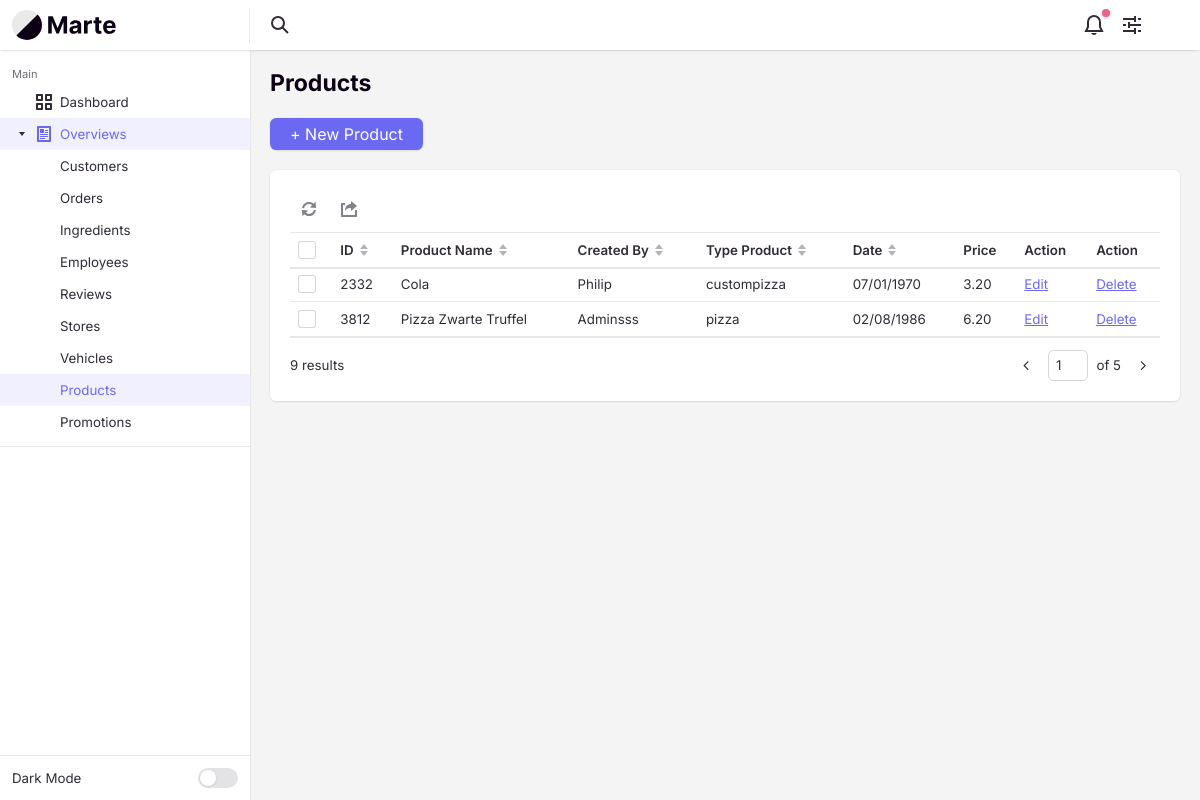
The app's page /Product/overview/, older data.
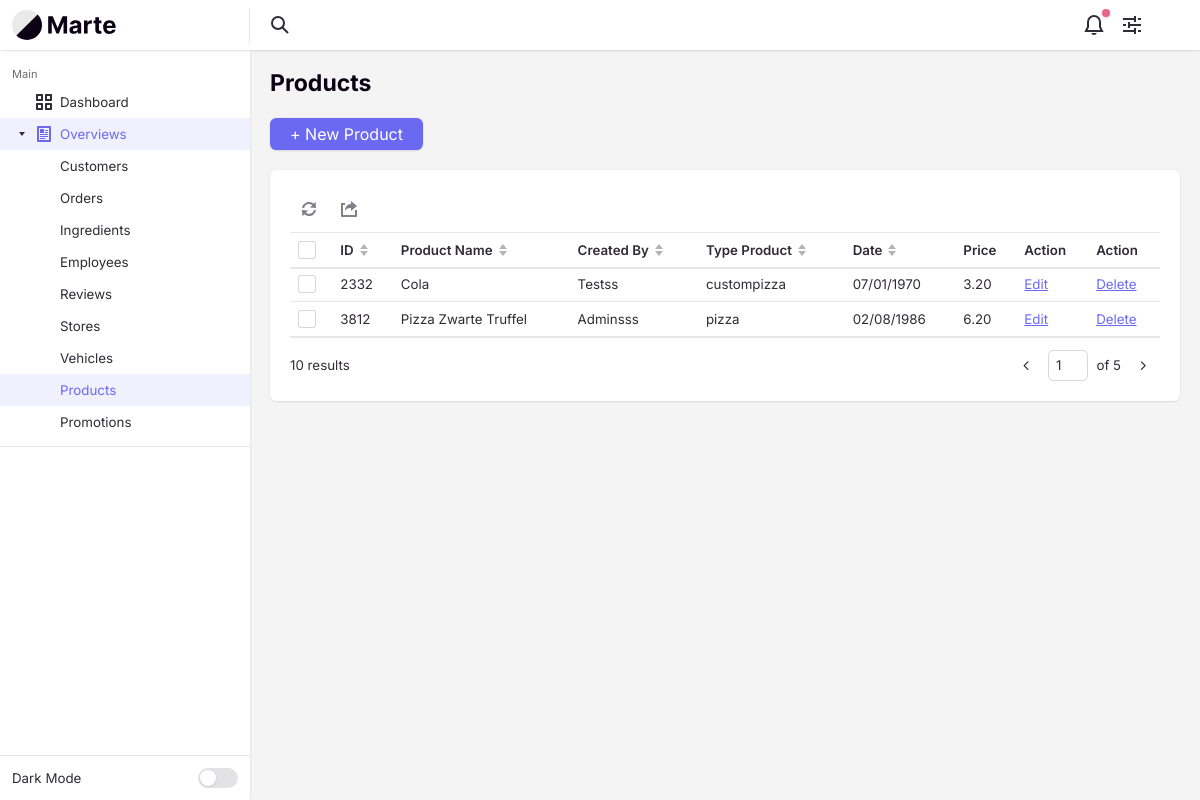
The same page, newer data.
### tables this page shows
CREATE TABLE `products` (
  `productId` varchar(4) NOT NULL,
  `productOwner` varchar(4) NOT NULL,
  `productName` varchar(255) NOT NULL,
  `productPrice` decimal(6,2) NOT NULL,
  `productType` enum('pizza','drink','coupon','snack','custompizza') NOT NULL,
  `productIsActive` tinyint(1) NOT NULL DEFAULT 1,
  `productCreateDate` int(10) NOT NULL,
  `productDescription` text DEFAULT NULL
);

CREATE TABLE `customers` (
  `customerId` varchar(4) NOT NULL,
  `customerFirstName` varchar(255) NOT NULL,
  `customerLastName` varchar(255) NOT NULL,
  `customerStreetName` varchar(255) NOT NULL,
  `customerZipCode` varchar(10) NOT NULL,
  `customerCity` varchar(50) NOT NULL,
  `customerEmail` varchar(255) NOT NULL,
  `customerPhone` varchar(255) NOT NULL,
  `customerType` enum('member','guest','admin') NOT NULL,
  `customerIsActive` tinyint(1) NOT NULL DEFAULT 1,
  `customerCreateDate` int(10) NOT NULL
);

### app/controllers/Product.php (called while the page is built, shortened)
<?php
class Product extends Controller
{
    private $productModel;
    public function __construct()
    {
        $this->productModel = $this->model('ProductModel');
    }
    public function overview($params)
    {
        $pageNumber = isset($params['page']) ? intval($params['page']) : 1;
        $recordsPerPage = 2;
        $offset = ($pageNumber - 1) * $recordsPerPage;
        $products = $this->productModel->getProductsByPagination($offset, $recordsPerPage);
        $countProducts = $this->productModel->getTotalProductsCount();
        $totalPages = ceil($countProducts / $recordsPerPage);
        $pageNumber = max(1, min($pageNumber, $totalPages));
        $data = [
            'products' => $products,
            'countProducts' => $countProducts,
            'currentPage' => $pageNumber,
            'recordsPerPage' => $recordsPerPage,
            'totalPages' => $totalPages,
        ];
        $this->view('backend/products/overview', $data);
    }
}

### app/libraries/Core.php (called while the page is built, shortened)
<?php
class Core
{
    protected $currentMethod = 'index';
    public function __construct()
    {
        $url = $this->getUrl();
        $this->currentController = new $this->currentController();
        if (isset($url[1])) {
            if (method_exists($this->currentController, $url[1])) {
                $this->currentMethod = $url[1];
            } else if (!empty($url[1])) {
                require APPROOT . '/views/includes/404.php';
                exit;
            }
        }
        $array = [];
        call_user_func_array([$this->currentController, $this->currentMethod], [$array]);
    }
    public function getUrl()
    {
        $incoming = $_SERVER['REQUEST_URI'];
        $incoming = str_replace("/pizzapalacebackend/", "", $incoming);
        if (isset($incoming)) {
            $incoming = trim($incoming, "/");
            $incoming = rtrim($incoming, "/");
            $url = filter_var($incoming, FILTER_SANITIZE_URL);
            $url = explode('/', $url);
            $urlController = $url[0];
            $urlAction = "";
            if (array_key_exists(1, $url)) {
                $urlAction = explode('?', $url[1])[0];
            }
            $urlSlug = $url;
            $output = [$urlController, $urlAction, $urlSlug];
            return $output;
        } else {
            return array('Pizza', 'overview');
        }
    }
}

### app/require.php (called while the page is built, shortened)
<?php
  require_once 'libraries/Core.php';
  require_once 'libraries/Controller.php';
  require_once 'libraries/Database.php';
  $init = new Core();

### public/index.php (called while the page is built)
<?php
  require_once '../app/require.php';
?>

### app/libraries/Database.php (called while the page is built, shortened)
<?php
  class Database {
    private $dbHost = DB_HOST;
    private $dbUser = DB_USER;
    private $dbPass = DB_PASS;
    private $dbName = DB_NAME;
    private $statement;
    private $dbHandler;
    public function __construct()
    {
      $conn = 'mysql:host=' . $this->dbHost . ";dbname=" . $this->dbName;
      $options = array(
        PDO::ATTR_PERSISTENT => true,
        PDO::ATTR_ERRMODE => PDO::ERRMODE_EXCEPTION,
        PDO::ATTR_EMULATE_PREPARES => false
      );
      try
      {
        $this->dbHandler = new PDO($conn, $this->dbUser, $this->dbPass, $options);
      }
      catch(PDOException $e) {
        $this->error = $e->getMessage();
        echo $this->error;
      }
    }
    public function query($sql) {
      $this->statement = $this->dbHandler->prepare($sql);
    }
    public function bind($parameter, $value, $type=null) {
      switch (is_null($type)) {
        case is_int($value):
          $type = PDO::PARAM_INT;
          break;
      }
      $this->statement->bindValue($parameter, $value, $type);
    }
    public function execute() {
      return $this->statement->execute();
    }
    public function resultSet() {
      $this->execute();
      return $this->statement->fetchAll(PDO::FETCH_OBJ);
    }
  }
?>

### app/models/ProductModel.php (called while the page is built, shortened)
<?php
class ProductModel
{
    private $db;
    public function __construct()
    {
        $this->db = new Database();
    }
    public function getProductsByPagination($offset, $limit)
    {
        $this->db->query("SELECT p.productId,
                                 p.productOwner,
                                 p.productName,
                                 p.productPrice,
                                 p.productType,
                                 p.productCreatedate,
                                 c.customerFirstname
                                 FROM products as p
                                 INNER JOIN customers as c ON p.productOwner = c.customerId
                                 WHERE productIsActive = 1
                                 LIMIT :offset, :limit");
        $this->db->bind(':offset', $offset);
        $this->db->bind('limit', $limit);
        return $this->db->resultSet();
    }
    public function getTotalProductsCount()
    {
        $this->db->query("SELECT COUNT(*) as total FROM products WHERE productIsActive = 1");
        $result = $this->db->single();
        return $result->total;
    }
}

### app/views/backend/products/overview.php (the view, shortened to what the changed rows need)
<?php require APPROOT . '/views/includes/head.php'; ?>
<div class="margin-bottom-md">
    <h1 class="text-lg">Products</h1>
</div>
<div class="margin-bottom-md">
    <div class="flex flex-wrap gap-sm items-center justify-between">
        <a class="btn btn--primary" href="<?= URLROOT ?>Product/create">+ New Product</a>
    </div>
</div>
<div class="bg radius-md padding-md inner-glow shadow-xs">
    <div class="int-table-actions padding-bottom-xxxs border-bottom border-alpha" data-table-controls="interactive-table-1">
        <menu class="menu-bar js-int-table-actions__no-items-selected js-menu-bar">
            <li class="menu-bar__item " role="menuitem">
            </li>
            <li class="menu-bar__item " role="menuitem">
                <svg class="icon menu-bar__icon" aria-hidden="true" viewBox="0 0 16 16">
                    <g>
                        <path d="M15,16H1c-0.6,0-1-0.4-1-1V3c0-0.6,0.4-1,1-1h3v2H2v10h12V9h2v6C16,15.6,15.6,16,15,16z"></path>
                        <path d="M10,3c-3.2,0-6,2.5-6,7c1.1-1.7,2.4-3,6-3v3l6-5l-6-5V3z"></path>
                    </g>
                </svg>
            </li>
        </menu>
    </div>
    <div id="interactive-table-1" class="int-table text-sm js-int-table">
        <div class="int-table__inner">
            <table class="int-table__table" aria-label="Interactive table example">
                <thead class="int-table__header js-int-table__header">
                    <tr class="int-table__row">
                        <td class="int-table__cell">
                            <div class="custom-checkbox int-table__checkbox">
                                <div class="custom-checkbox__control" aria-hidden="true"></div>
                            </div>
                        </td>
                        <th class="int-table__cell int-table__cell--th int-table__cell--sort js-int-table__cell--sort">
                            <div class="flex items-center">
                                <span>ID</span>
                                <svg class="icon icon--xxs margin-left-xxxs int-table__sort-icon" aria-hidden="true" viewBox="0 0 12 12">
                                    <polygon class="arrow-up" points="6 0 10 5 2 5 6 0" />
                                    <polygon class="arrow-down" points="6 12 2 7 10 7 6 12" />
                                </svg>
                            </div>
                        </th>
                        <th class="int-table__cell int-table__cell--th int-table__cell--sort js-int-table__cell--sort">
                            <div class="flex items-center">
                                <span>Product Name</span>
                                <svg class="icon icon--xxs margin-left-xxxs int-table__sort-icon" aria-hidden="true" viewBox="0 0 12 12">
                                    <polygon class="arrow-up" points="6 0 10 5 2 5 6 0" />
                                    <polygon class="arrow-down" points="6 12 2 7 10 7 6 12" />
                                </svg>
                            </div>
                        </th>
                        <th class="int-table__cell int-table__cell--th int-table__cell--sort js-int-table__cell--sort">
                            <div class="flex items-center">
                                <span>Created By</span>
                                <svg class="icon icon--xxs margin-left-xxxs int-table__sort-icon" aria-hidden="true" viewBox="0 0 12 12">
                                    <polygon class="arrow-up" points="6 0 10 5 2 5 6 0" />
                                    <polygon class="arrow-down" points="6 12 2 7 10 7 6 12" />
                                </svg>
                            </div>
                        </th>
                        <th class="int-table__cell int-table__cell--th int-table__cell--sort js-int-table__cell--sort">
                            <div class="flex items-center">
                                <span>Type Product</span>
                                <svg class="icon icon--xxs margin-left-xxxs int-table__sort-icon" aria-hidden="true" viewBox="0 0 12 12">
                                    <polygon class="arrow-up" points="6 0 10 5 2 5 6 0" />
                                    <polygon class="arrow-down" points="6 12 2 7 10 7 6 12" />
                                </svg>
                            </div>
                        </th>
                        <th class="int-table__cell int-table__cell--th int-table__cell--sort js-int-table__cell--sort" data-date-format="dd-mm-yyyy">
                            <div class="flex items-center">
                                <span>Date</span>
                                <svg class="icon icon--xxs margin-left-xxxs int-table__sort-icon" aria-hidden="true" viewBox="0 0 12 12">
                                    <polygon class="arrow-up" points="6 0 10 5 2 5 6 0" />
                                    <polygon class="arrow-down" points="6 12 2 7 10 7 6 12" />
                                </svg>
                            </div>
                        </th>
                        <th class="int-table__cell int-table__cell--th text-left">Price</th>
                        <th class="int-table__cell int-table__cell--th text-left">
                            Action
                        </th>
                        <th class="int-table__cell int-table__cell--th text-left">
                            Action
                        </th>
                    </tr>
                </thead>
                <tbody class="int-table__body js-int-table__body">
                    <?php foreach ($data['products'] as $product) : ?>
                        <tr class="int-table__row">
                            <th class="int-table__cell" scope="row">
                                <div class="custom-checkbox int-table__checkbox">
                                    <div class="custom-checkbox__control" aria-hidden="true"></div>
                                </div>
                            </th>
                            <td class="int-table__cell"><?= $product->productId ?></td>
                            <td class="int-table__cell"><?= $product->productName ?></td>
                            <td class="int-table__cell"><?= $product->customerFirstname ?></td>
                            <td class="int-table__cell text-truncate max-width-xxxxs"><?= $product->productType ?></td>
                            <td class="int-table__cell"><?= date('d/m/Y', $product->productCreatedate) ?></td>
                            <td class="int-table__cell"><?= $product->productPrice ?></td>
                            <td class="int-table__cell"><a href="<?= URLROOT ?>Product/update/{productId:<?= $product->productId ?>}/">Edit</a></td>
                            <td class="int-table__cell"><a href="<?= URLROOT ?>Product/delete/{productId:<?= $product->productId ?>}/">Delete</a></td>
                        </tr>
                    <?php endforeach ?>
                </tbody>
            </table>
        </div>
    </div>
    <div class="flex items-center justify-between padding-top-sm">
        <p class="text-sm"><?= $data['countProducts'] ?> results</p>
        <nav class="pagination text-sm" aria-label="Pagination">
            <ul class="pagination__list flex flex-wrap gap-xxxs">
                <li>
                    <?php
                    $prevPage = max(1, $data['currentPage'] - 1);
                    $prevPageLink = URLROOT . "Product/overview/?page=$prevPage";
                    $prevDisabled = ($data['currentPage'] == 1) ? 'disabled' : '';
                    ?>
                    <a href="<?= $prevPageLink; ?>/" class="pagination__item <?= $prevDisabled; ?>">
                        <svg class="icon" viewBox="0 0 16 16">
                            <g stroke-width="1.5" stroke="currentColor">
                                <polyline fill="none" stroke="currentColor" stroke-linecap="round" stroke-linejoin="round" stroke-miterlimit="10" points="9.5,3.5 5,8 9.5,12.5 "></polyline>
                            </g>
                        </svg>
                    </a>
                </li>
                <li>
                    <span class="pagination__jumper flex items-center">
                        <input aria-label="Page number" class="form-control" type="text" id="pageNumber" name="pageNumber" value="<?php echo $data['currentPage']; ?>">
                        <em>of <?php echo $data['totalPages']; ?></em>
                    </span>
                </li>
                <li>
                    <?php
                    $nextPage = min($data['totalPages'], $data['currentPage'] + 1);
                    $nextPageLink = URLROOT . "Product/overview/?page=$nextPage";
                    $nextDisabled = ($data['currentPage'] == $data['totalPages']) ? 'disabled' : '';
                    ?>
                    <a href="<?= $nextPageLink; ?>/" class="pagination__item <?= $nextDisabled; ?>">
                        <svg class="icon" viewBox="0 0 16 16">
                            <g stroke-width="1.5" stroke="currentColor">
                                <polyline fill="none" stroke="currentColor" stroke-linecap="round" stroke-linejoin="round" stroke-miterlimit="10" points="6.5,3.5 11,8 6.5,12.5 "></polyline>
                            </g>
                        </svg>
                    </a>
                </li>
            </ul>
        </nav>
    </div>
</div>
<?php require APPROOT . '/views/includes/footer.php'; ?>

Row changes from the older to the newer data that the page shows:
changed products "Cola": productOwner.customerFirstName "Philip" → "Testss"
Text that changed along with them:
$data['countProducts']: "9" → "10"
